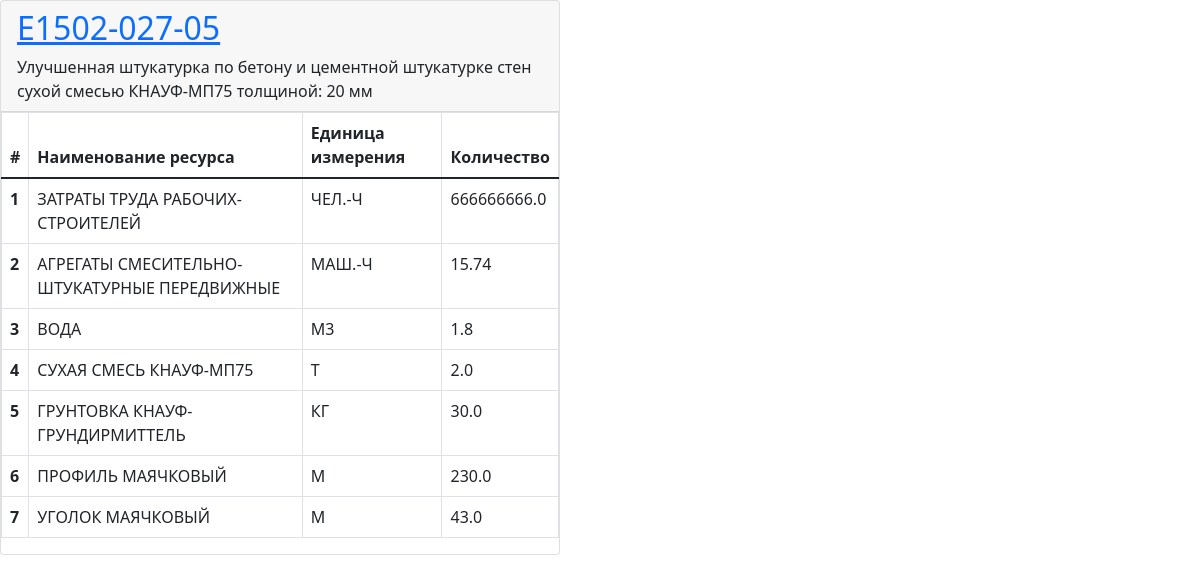
The page /Е1502-027-05 on the database as committed earlier.
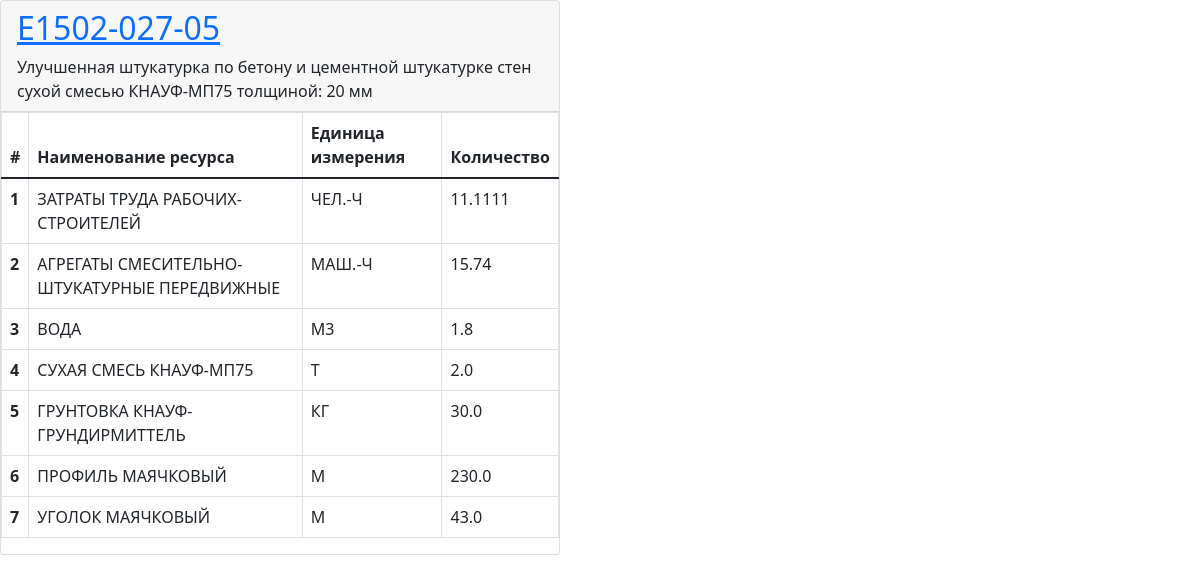
The same page on the database as committed later.
### APIBase/models.py (models this page shows)
class ResourceRequirement(models.Model):
    standard = models.ForeignKey('Standard', null=True, blank=True, on_delete=models.CASCADE, related_name='must')
    expenditure = models.ForeignKey('Resources', null=True, blank=True, on_delete=models.CASCADE)
    consumptionRate = models.FloatField(verbose_name='Норма расхода ')
    def __str__(self):
        return f"{self.expenditure}"

class Resources(models.Model):
    code = models.IntegerField(verbose_name='Код')
    resourceName = models.CharField(max_length=255, verbose_name='Наименование ресурса (полное)')
    unit = models.ForeignKey('Unit', null=True, blank=True, on_delete=models.CASCADE, verbose_name='Единица измерения')
    def __str__(self):
        return f"{self.resourceName}"

class Unit(models.Model):
    name = models.CharField(max_length=255, verbose_name='Единица измерения')
    denominator = models.IntegerField(verbose_name='Делитель')
    def __str__(self):
        return f"{self.name}"

### APIBase/views.py (the view)
# urls.py: path('<str:searchCode>', get_standard, name='get_standard'),
def get_standard(response, searchCode):
    res = Standard.objects.filter(searchCode=searchCode)
    return render(response, 'APIBase/full_item.html', {'res': res})

### APIBase/models.py (called while the page is built)
    def get_absolute_url(self):
        return reverse('get_standard', kwargs={'searchCode': self.searchCode})

### templates/APIBase/full_item.html (shortened to what this page needs)
<!DOCTYPE html>
<html lang="en">
<head>
    <link href="https://cdn.jsdelivr.net/npm/bootstrap@5.1.3/dist/css/bootstrap.min.css" rel="stylesheet"
>
</head>
<body>
<div class="col-md-9">
    <div class="card" style="width: 35rem;">
        {% for d in res %}
            <div class="card-header">
                <h2><a href="{{ d.get_absolute_url }}">{{ d.searchCode }}</a></h2> {{ d.name }}
            </div>
            <table class="table table-bordered">
                <thead>
                <tr>
                    <th scope="col">#</th>
                    <th scope="col">Наименование ресурса</th>
                    <th scope="col">Единица измерения</th>
                    <th scope="col">Количество</th>
                </tr>
                </thead>
                <tbody>
                {% for r in d.must.all %}
                    <tr>
                        <th scope="row">{{ forloop.counter }}</th>
                        <td>{{ r }}</td>
                        <td>{{ r.expenditure.unit }}</td>
                        <td>{{ r.consumptionRate }}</td>
                    </tr>
                {% endfor %}
                </tbody>
            </table>
        {% endfor %}
    </div>
</div>
</body>
</html>

Rows that differ between the two databases and show on the page:
changed ResourceRequirement "ЗАТРАТЫ ТРУДА РАБОЧИХ-СТРОИТЕЛЕЙ": consumptionRate "666666666.0" → "11.1111"
